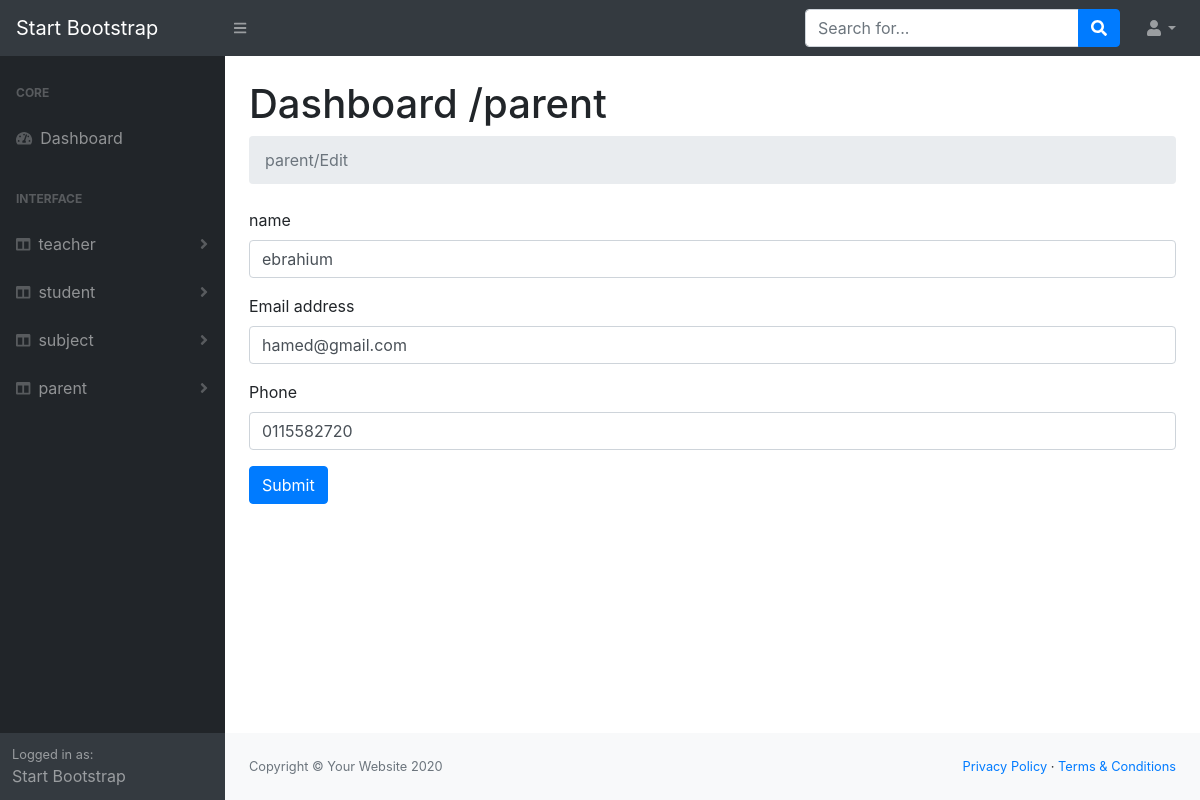
The app's page /schoolSystem/dashBoard/parent/edit.php?id=19 (signed in) with its own data.
### tables this page shows
CREATE TABLE `parent` (
  `ParentId` int(10) NOT NULL,
  `Name` text NOT NULL,
  `Email` text NOT NULL,
  `Password` text NOT NULL,
  `phone` varchar(14) NOT NULL,
  `Admin` int(10) NOT NULL
);

### schoolSystem/dashBoard/parent/edit.php (the view, shortened to what this page needs)
<?php
require '../helpers/functions.php';
$id = $_GET['id'];
$sql = "select * from parent where ParentId = $id ";
$op  = DoQuery($sql);
$data = mysqli_fetch_assoc($op);
require '../layouts/header.php';
require '../layouts/nav.php';
require '../layouts/sidNav.php';
?>
<main>
    <div class="container-fluid">
        <h1 class="mt-4">Dashboard /parent</h1>
        <ol class="breadcrumb mb-4">
        </ol>
        <form action="<?php echo htmlspecialchars($_SERVER['PHP_SELF']) .'?id='.$data['ParentId']; ?>" method="post" enctype="multipart/form-data">
            <div class="form-group">
                <label for="exampleInputName">name</label>
                <input type="text" class="form-control" required id="exampleInputName" aria-describedby="" name="name" value="<?php echo $data['Name']; ?>" placeholder="Enter name">
            </div>
            <div class="form-group">
                <label for="exampleInputEmail">Email address</label>
                <input type="text" class="form-control" required id="exampleInputEmail" aria-describedby="emailHelp" value="<?php echo $data['Email']; ?>" name="email" placeholder="Enter email">
            </div>
            <div class="form-group">
                <label for="exampleInputPhone">Phone</label>
                <input type="text" class="form-control" required id="exampleInputPhone" value="<?php echo $data['phone']; ?>" name="phone" placeholder="enter a Phone">
            </div>
            <button type="submit" class="btn btn-primary">Submit</button>
        </form>
</main>
<?php
require '../layouts/footer.php';
?>

### records on screen
parent: name "ebrahium", email "hamed@gmail.com", phone "0115582720"

### other values on screen
$module "teacher"
$module "student"
$module "subject"
$module "parent"
$message "parent/Edit"
